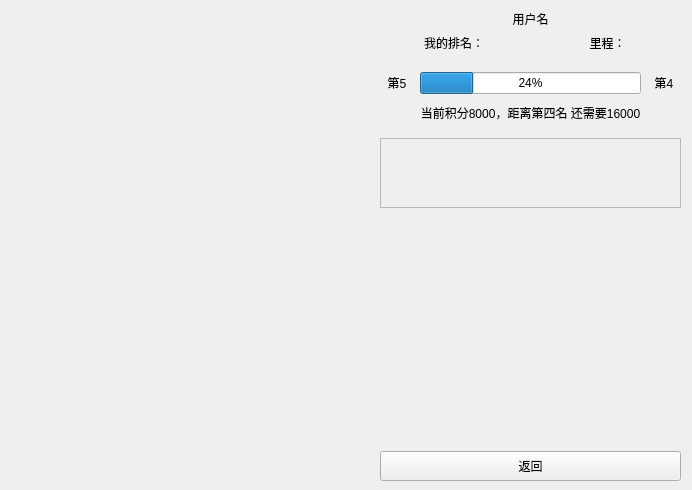
<?xml version="1.0" encoding="UTF-8"?>
<ui version="4.0">
 <class>ranking</class>
 <widget class="QWidget" name="ranking">
  <property name="geometry">
   <rect>
    <x>0</x>
    <y>0</y>
    <width>692</width>
    <height>490</height>
   </rect>
  </property>
  <property name="windowTitle">
   <string>Form</string>
  </property>
  <widget class="QWidget" name="widget" native="true">
   <property name="geometry">
    <rect>
     <x>-10</x>
     <y>0</y>
     <width>711</width>
     <height>491</height>
    </rect>
   </property>
   <widget class="QWidget" name="verticalLayoutWidget_2">
    <property name="geometry">
     <rect>
      <x>-380</x>
      <y>-10</y>
      <width>1091</width>
      <height>501</height>
     </rect>
    </property>
    <layout class="QVBoxLayout" name="verticalLayout_2"/>
   </widget>
  </widget>
  <widget class="QWidget" name="verticalLayoutWidget_3">
   <property name="geometry">
    <rect>
     <x>380</x>
     <y>0</y>
     <width>301</width>
     <height>481</height>
    </rect>
   </property>
   <layout class="QVBoxLayout" name="verticalLayout_3" stretch="0,0,0,0,0,0,0,0,0,0">
    <item>
     <spacer name="verticalSpacer_7">
      <property name="orientation">
       <enum>Qt::Orientation::Vertical</enum>
      </property>
      <property name="sizeType">
       <enum>QSizePolicy::Policy::Fixed</enum>
      </property>
      <property name="sizeHint" stdset="0">
       <size>
        <width>20</width>
        <height>10</height>
       </size>
      </property>
     </spacer>
    </item>
    <item>
     <widget class="QLabel" name="label_9">
      <property name="styleSheet">
       <string notr="true">font: 12pt &quot;Mistral&quot;;</string>
      </property>
      <property name="text">
       <string>用户名</string>
      </property>
      <property name="alignment">
       <set>Qt::AlignmentFlag::AlignCenter</set>
      </property>
     </widget>
    </item>
    <item>
     <layout class="QHBoxLayout" name="horizontalLayout_5">
      <item>
       <widget class="QLabel" name="label_10">
        <property name="text">
         <string>我的排名：</string>
        </property>
        <property name="alignment">
         <set>Qt::AlignmentFlag::AlignCenter</set>
        </property>
       </widget>
      </item>
      <item>
       <widget class="QLabel" name="label_11">
        <property name="text">
         <string>里程：</string>
        </property>
        <property name="alignment">
         <set>Qt::AlignmentFlag::AlignCenter</set>
        </property>
       </widget>
      </item>
     </layout>
    </item>
    <item>
     <spacer name="verticalSpacer_4">
      <property name="orientation">
       <enum>Qt::Orientation::Vertical</enum>
      </property>
      <property name="sizeType">
       <enum>QSizePolicy::Policy::Fixed</enum>
      </property>
      <property name="sizeHint" stdset="0">
       <size>
        <width>20</width>
        <height>10</height>
       </size>
      </property>
     </spacer>
    </item>
    <item>
     <layout class="QHBoxLayout" name="horizontalLayout_6">
      <item>
       <widget class="QLabel" name="label_12">
        <property name="minimumSize">
         <size>
          <width>34</width>
          <height>30</height>
         </size>
        </property>
        <property name="maximumSize">
         <size>
          <width>34</width>
          <height>30</height>
         </size>
        </property>
        <property name="text">
         <string>第5</string>
        </property>
        <property name="scaledContents">
         <bool>true</bool>
        </property>
        <property name="alignment">
         <set>Qt::AlignmentFlag::AlignCenter</set>
        </property>
       </widget>
      </item>
      <item>
       <widget class="QProgressBar" name="progressBar_2">
        <property name="value">
         <number>24</number>
        </property>
       </widget>
      </item>
      <item>
       <widget class="QLabel" name="label_13">
        <property name="minimumSize">
         <size>
          <width>34</width>
          <height>30</height>
         </size>
        </property>
        <property name="maximumSize">
         <size>
          <width>34</width>
          <height>30</height>
         </size>
        </property>
        <property name="text">
         <string>第4</string>
        </property>
        <property name="scaledContents">
         <bool>true</bool>
        </property>
        <property name="alignment">
         <set>Qt::AlignmentFlag::AlignCenter</set>
        </property>
       </widget>
      </item>
     </layout>
    </item>
    <item>
     <widget class="QLabel" name="label_14">
      <property name="text">
       <string>当前积分8000，距离第四名 还需要16000</string>
      </property>
      <property name="alignment">
       <set>Qt::AlignmentFlag::AlignCenter</set>
      </property>
     </widget>
    </item>
    <item>
     <spacer name="verticalSpacer_5">
      <property name="orientation">
       <enum>Qt::Orientation::Vertical</enum>
      </property>
      <property name="sizeType">
       <enum>QSizePolicy::Policy::Fixed</enum>
      </property>
      <property name="sizeHint" stdset="0">
       <size>
        <width>20</width>
        <height>10</height>
       </size>
      </property>
     </spacer>
    </item>
    <item>
     <widget class="QScrollArea" name="scrollArea_2">
      <property name="enabled">
       <bool>true</bool>
      </property>
      <property name="sizePolicy">
       <sizepolicy hsizetype="Preferred" vsizetype="Preferred">
        <horstretch>0</horstretch>
        <verstretch>0</verstretch>
       </sizepolicy>
      </property>
      <property name="minimumSize">
       <size>
        <width>0</width>
        <height>0</height>
       </size>
      </property>
      <property name="frameShape">
       <enum>QFrame::Shape::StyledPanel</enum>
      </property>
      <property name="verticalScrollBarPolicy">
       <enum>Qt::ScrollBarPolicy::ScrollBarAsNeeded</enum>
      </property>
      <property name="sizeAdjustPolicy">
       <enum>QAbstractScrollArea::SizeAdjustPolicy::AdjustIgnored</enum>
      </property>
      <property name="widgetResizable">
       <bool>true</bool>
      </property>
      <widget class="QWidget" name="scrollAreaWidgetContents_2">
       <property name="geometry">
        <rect>
         <x>0</x>
         <y>0</y>
         <width>297</width>
         <height>198</height>
        </rect>
       </property>
      </widget>
     </widget>
    </item>
    <item>
     <spacer name="verticalSpacer_6">
      <property name="orientation">
       <enum>Qt::Orientation::Vertical</enum>
      </property>
      <property name="sizeHint" stdset="0">
       <size>
        <width>20</width>
        <height>20</height>
       </size>
      </property>
     </spacer>
    </item>
    <item>
     <widget class="QPushButton" name="pushButton_2">
      <property name="minimumSize">
       <size>
        <width>0</width>
        <height>30</height>
       </size>
      </property>
      <property name="text">
       <string>返回</string>
      </property>
      <property name="icon">
       <iconset resource="ApplicationIcon.qrc">
        <normaloff>:/build/Desktop_Qt_6_2_13_MinGW_64_bit-Debug/to.png</normaloff>:/build/Desktop_Qt_6_2_13_MinGW_64_bit-Debug/to.png</iconset>
      </property>
      <property name="iconSize">
       <size>
        <width>10</width>
        <height>10</height>
       </size>
      </property>
     </widget>
    </item>
   </layout>
  </widget>
 </widget>
 <resources>
  <include location="ApplicationIcon.qrc"/>
 </resources>
 <connections/>
</ui>
